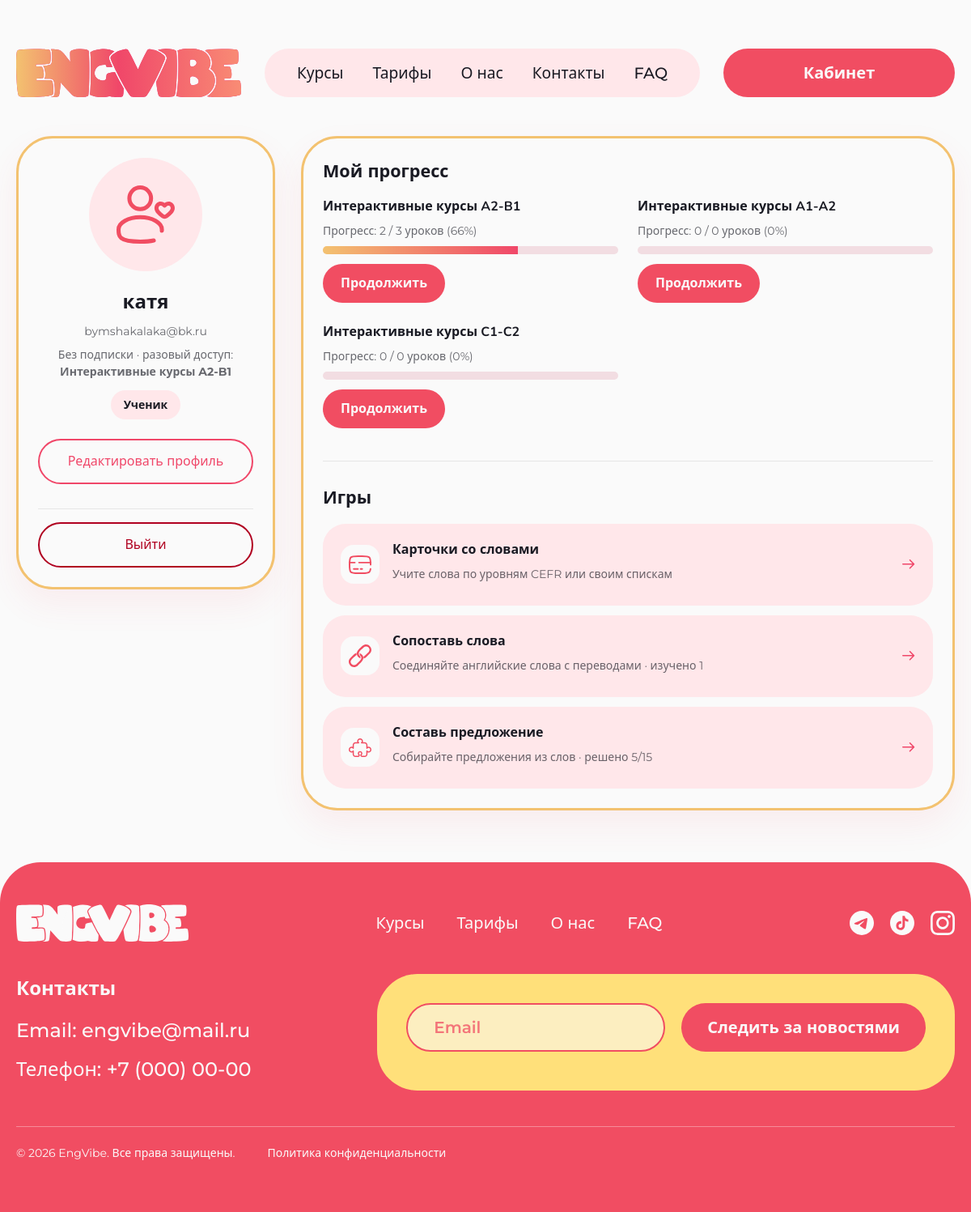
Screenshot of /profile/ (signed in) with the database file from the repository.
### core/models.py (models this page shows, shortened)
class Course(models.Model):
    class Meta:
        verbose_name = 'Курс'
        verbose_name_plural = 'Курсы'
        ordering = ['order', '-created_at']
    title = models.CharField(max_length=255, verbose_name='Название')
    slug = models.SlugField(unique=True, verbose_name='URL-идентификатор (slug)')
    level = models.CharField(max_length=50, default='A1-A2', verbose_name='Уровень')
    short_description = models.CharField(max_length=300, verbose_name='Краткое описание')
    description = models.TextField(verbose_name='Полное описание')
    duration = models.CharField(max_length=80, verbose_name='Длительность (текст)')
    price = models.PositiveIntegerField(
        default=1500,
        verbose_name='Цена (₽)',
        help_text='Справочная цена разовой покупки курса',
    )
    thumbnail = models.ImageField(
        upload_to='courses/',
        blank=True,
        null=True,
        verbose_name='Превью',
    )
    published = models.BooleanField(default=True, verbose_name='Опубликован')
    is_premium = models.BooleanField(default=False, verbose_name='Премиум-курс')
    teachers = models.ManyToManyField(
        User,
        blank=True,
        related_name='teaching_courses',
        verbose_name='Преподаватели',
    )
    order = models.PositiveIntegerField(default=1, verbose_name='Порядок сортировки')
    created_at = models.DateTimeField(auto_now_add=True, verbose_name='Создан')

### core/views.py (the view)
# urls.py: path('profile/', views.profile_view, name='profile'),
@login_required
def profile_view(request):
    from .match_utils import user_match_stats
    from .sentence_utils import user_sentence_stats
    sentence_stats = user_sentence_stats(request.user)
    match_stats = user_match_stats(request.user)
    progress_rows = []
    if not is_admin(request.user) and not is_teacher(request.user):
        for course in get_accessible_courses_queryset(request.user):
            total_lessons = course.lessons.count()
            completed_lessons = UserLessonProgress.objects.filter(
                user=request.user,
                lesson__course=course,
                is_completed=True,
            ).count()
            progress_rows.append({
                'course': course,
                'completed_lessons': completed_lessons,
                'total_lessons': total_lessons,
                'percent': int((completed_lessons / total_lessons) * 100) if total_lessons else 0,
            })
    single_purchased_courses = Course.objects.filter(
        pk__in=CourseEnrollment.objects.filter(user=request.user).values_list('course_id', flat=True),
        published=True,
    )
    context = {
        'progress_rows': progress_rows,
        'single_purchased_courses': single_purchased_courses,
        'sentence_stats': sentence_stats,
        'match_stats': match_stats,
    }
    if is_admin(request.user):
        context['all_users'] = User.objects.prefetch_related('groups')
    elif is_teacher(request.user):
        context['teacher_courses'] = Course.objects.filter(teachers=request.user)
    return render(request, 'core/profile.html', context)

### core/access.py (called while the page is built)
def get_active_subscription(user):
    if not user.is_authenticated:
        return None
    now = timezone.now()
    return (
        UserSubscription.objects.filter(user=user, is_active=True, expires_at__gt=now)
        .select_related('plan')
        .prefetch_related('picked_courses')
        .order_by('-started_at')
        .first()
    )

def get_accessible_courses_queryset(user):
    if not user.is_authenticated:
        return Course.objects.none()
    if is_admin(user) or is_teacher(user):
        return Course.objects.filter(published=True)
    enrolled_ids = list(CourseEnrollment.objects.filter(user=user).values_list('course_id', flat=True))
    sub = get_active_subscription(user)
    if not sub:
        if not enrolled_ids:
            return Course.objects.none()
        return Course.objects.filter(pk__in=enrolled_ids, published=True)
    if sub.plan.access_all:
        return Course.objects.filter(published=True)
    picked_ids = list(sub.picked_courses.values_list('course_id', flat=True))
    combined = set(picked_ids) | set(enrolled_ids)
    if not combined:
        return Course.objects.none()
    return Course.objects.filter(pk__in=combined, published=True)

### core/context_processors.py (called while the page is built)
def subscription_badge(request):
    return {}

def subscription_setup(request):
    return {
        'subscription_setup_pending': getattr(request, 'subscription_setup_pending', False),
    }

### core/course_group_utils.py (called while the page is built)
def subscription_needs_course_setup(sub):
    if not sub or sub.plan.access_all:
        return False
    if sub.plan.max_courses and sub.plan.max_courses > 0:
        return True
    return plan_has_course_groups(sub.plan)

def subscription_setup_is_complete(sub):
    if not sub:
        return False
    if sub.plan.access_all:
        return True
    return sub.setup_completed

### core/match_utils.py (called while the page is built)
def user_match_stats(user):
    learned = UserMatchProgress.objects.filter(user=user, is_learned=True).count()
    games = UserMatchGameStat.objects.filter(user=user).aggregate(
        total=Sum('games_completed'),
    )['total'] or 0
    return {
        'words_learned': learned,
        'games_completed': games,
    }

### core/roles.py (called while the page is built)
def is_admin(user):
    return user.is_authenticated and user.groups.filter(name='admin_group').exists()

def is_teacher(user):
    return user.is_authenticated and user.groups.filter(name='teacher_group').exists()

def is_teacher_or_admin(user):
    return is_teacher(user) or is_admin(user)

### core/templates/core/profile.html (shortened to what this page needs)
{% extends 'core/base.html' %}
{% load static %}
{% block content %}
<section class="page-shell">
    <div class="container">
        <div class="profile-layout">
            <div>
                <div class="surface-card profile-sidebar-card">
                    {% if user.profile.avatar %}
                        <img loading="lazy" src="{{ user.profile.avatar.url }}" alt="" style="width: 140px; height: 140px; border-radius: 50%; object-fit: cover; margin: 0 auto 20px;">
                    {% else %}
                        <div class="user-avatar-placeholder user-avatar-placeholder--profile" role="img" aria-label="Аватар не загружен">
                            <img loading="lazy" class="user-avatar-placeholder__icon" src="{% static 'core/img/icon-profil.svg' %}" alt="" aria-hidden="true">
                        </div>
                    {% endif %}
                    <h2 style="margin: 0 0 8px;">{{ user.username }}</h2>
                    <p class="meta" style="margin-bottom: 8px;">{{ user.email }}</p>
                    <p class="profile-subscription-line meta" style="margin-bottom: 12px;">
                        {% if active_subscription %}
                            Подписка: <strong>{{ active_subscription.plan.name }}</strong>
                            до {{ active_subscription.expires_at|date:"d.m.Y" }}
                        {% elif single_purchased_courses %}
                            Без подписки · разовый доступ:
                            {% for c in single_purchased_courses %}
                                <strong>{{ c.title }}</strong>{% if not forloop.last %}, {% endif %}
                            {% endfor %}
                        {% else %}
                            Нет активной подписки
                        {% endif %}
                    </p>
                    <div style="display: inline-block; background: var(--pink-soft); padding: 6px 16px; border-radius: 999px; margin-bottom: 24px;">
                        <span style="font-size: 14px; font-weight: 600;">
                            {% if user.groups.first.name == 'admin_group' %}Администратор
                            {% elif user.groups.first.name == 'teacher_group' %}Преподаватель
                            {% else %}Ученик{% endif %}
                        </span>
                    </div>
                    <div style="display: flex; flex-direction: column; gap: 10px;">
                        <a class="btn btn-outline-pink btn-pill" href="{% url 'core:profile_edit' %}" style="width: 100%;">Редактировать профиль</a>
                        <div style="margin-top: 20px; padding-top: 16px; border-top: 1px solid rgba(0,0,0,0.08);">
                            <a class="btn btn-outline-pink btn-pill" href="{% url 'core:logout' %}" style="width: 100%; color: #b00020; border-color: #b00020;">Выйти</a>
                        </div>
                    </div>
                </div>
            </div>
            <div class="surface-card profile-main-card">
                {% if user.groups.first.name == 'admin_group' %}
                    <h3 class="profile-section__title">Управление ролями</h3>
                    <div class="admin-list">
                        {% for u in all_users %}
                            <div style="display: flex; flex-direction: column; justify-content: space-between; align-items: start; padding: 12px; border-bottom: 1px solid rgba(0,0,0,0.05);">
                                <div>
                                    <strong>{{ u.username }}</strong>
                                    <p class="meta" style="margin: 0;">{{ u.email }}</p>
                                    <p class="meta">Роль:
                                        {% if u.groups.first.name == 'admin_group' %}Администратор
                                        {% elif u.groups.first.name == 'teacher_group' %}Преподаватель
                                        {% else %}Пользователь{% endif %}
                                    </p>
                                </div>
                                <a class="btn btn-outline-pink btn-pill btn-compact" href="{% url 'core:user_role_update' u.id %}">Сменить роль</a>
                            </div>
                        {% endfor %}
                    </div>
                {% else %}
                    <h3 class="profile-section__title">Мой прогресс</h3>
                    {% if progress_rows %}
                        <div class="card-grid card-grid--2">
                            {% for row in progress_rows %}
                                <div>
                                    <h4 style="margin: 0 0 8px;">{{ row.course.title }}</h4>
                                    <p class="meta">Прогресс: {{ row.completed_lessons }} / {{ row.total_lessons }} уроков ({{ row.percent }}%)</p>
                                    <div class="progress-line"><span style="width: {{ row.percent }}%;"></span></div>
                                    <a class="btn btn-primary btn-pill btn-compact" href="{% url 'core:course_detail' row.course.slug %}" style="margin-top: 12px; display: inline-block;">Продолжить</a>
                                </div>
                            {% endfor %}
                        </div>
                    {% else %}
                        <p class="meta">Нет курсов с доступом. <a href="{% url 'core:tariffs' %}">Тарифы</a> · <a href="{% url 'core:courses' %}">Каталог</a> (разовая покупка курсов без подписки).</p>
                    {% endif %}
                {% endif %}
                {% include 'core/includes/profile_games.html' %}
            </div>
        </div>
    </div>
</section>
{% endblock %}

### rows the page displays
Course: title "Интерактивные курсы A2-B1", course "Интерактивные курсы A2-B1", completed_lessons "2", total_lessons "3", percent "66"
Course: course "Интерактивные курсы A1-A2", completed_lessons "0", total_lessons "0", percent "0"
Course: course "Интерактивные курсы C1-C2", completed_lessons "0", total_lessons "0", percent "0"

### other values shown
{{ user.username }} "катя"
{{ user.email }} "bymshakalaka@bk.ru"
{{ match_stats.words_learned }} "1"
{{ sentence_stats.solved }} "5"
{{ sentence_stats.total }} "15"
